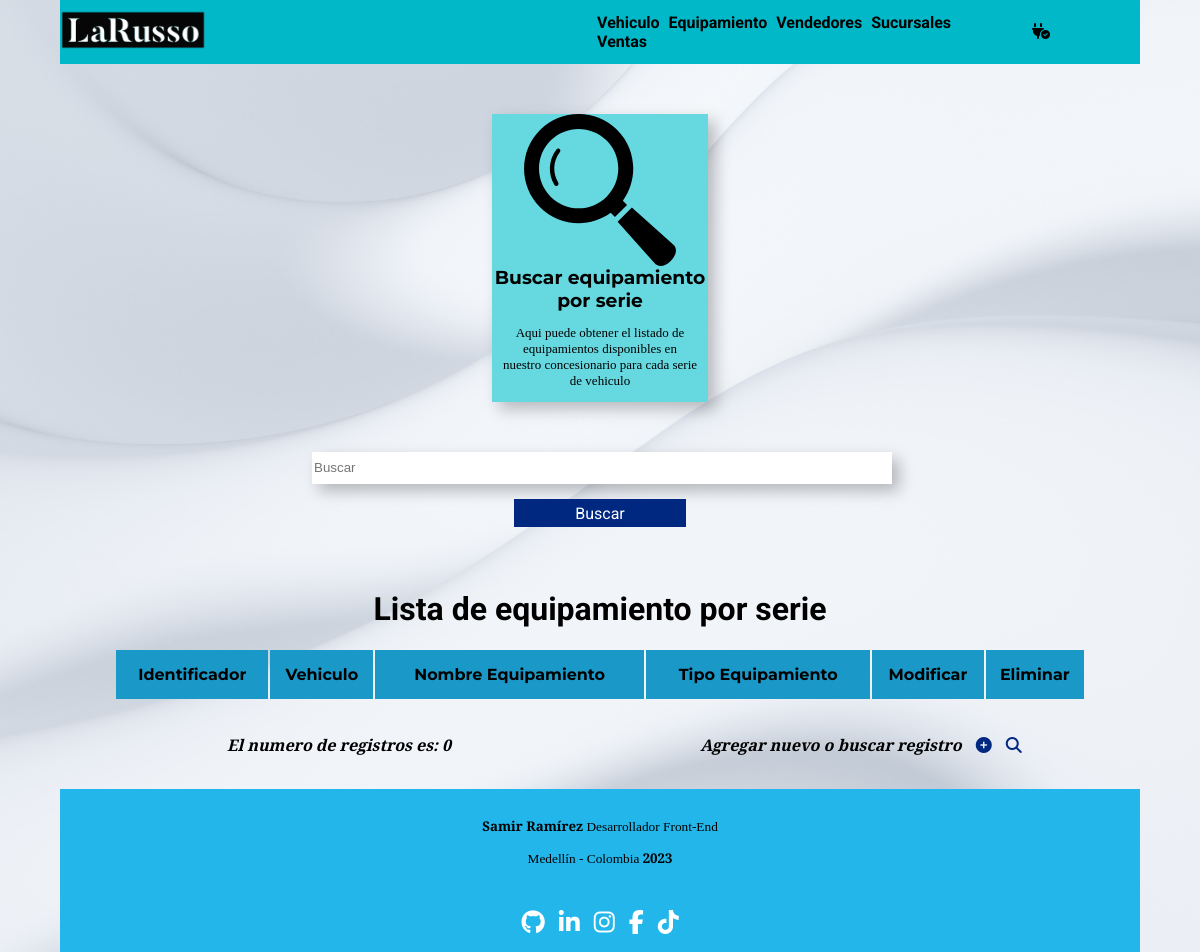
/equipamiento/crear/equipamientoxmodelo/consultar/index-consulta.php, run on an earlier commit of the app's database.
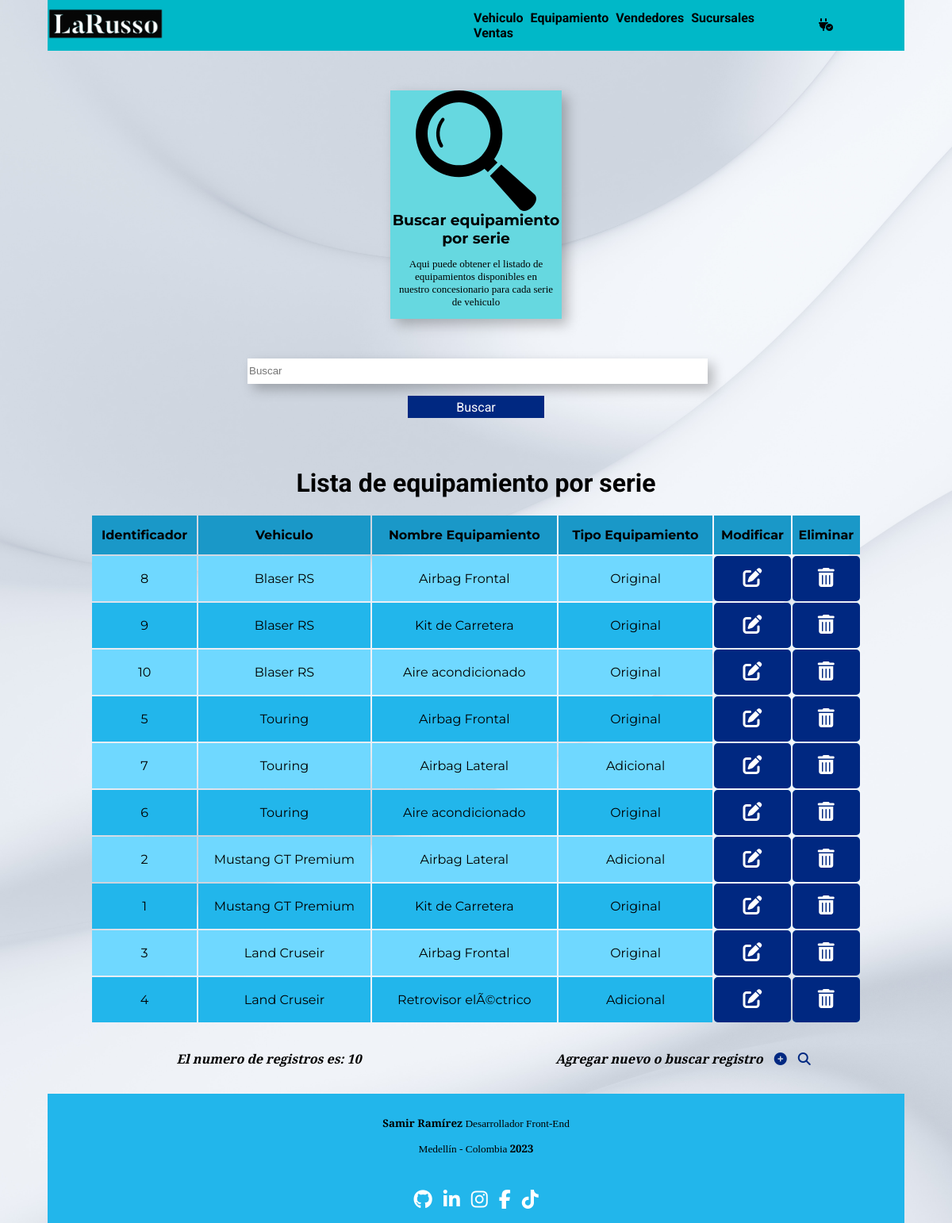
And on a later commit of the database.
### tables this page shows
CREATE TABLE `equipamiento_x_modelo` (
  `id_eq_x_modelo` int(8) NOT NULL,
  `Id_vehiculo` int(8) NOT NULL,
  `id_equipamiento` int(8) NOT NULL,
  `id_tipo_eq` int(8) NOT NULL
);

CREATE TABLE `vehiculos` (
  `Id_vehiculo` int(8) NOT NULL,
  `marca_veh` varchar(30) NOT NULL,
  `serie_veh` varchar(30) NOT NULL,
  `modelo_veh` varchar(5) NOT NULL,
  `bastidor_veh` varchar(20) NOT NULL,
  `potencia_veh` varchar(20) NOT NULL,
  `motor_veh` varchar(15) NOT NULL,
  `nro_cilindros_veh` varchar(10) NOT NULL,
  `cilindrada_veh` varchar(10) NOT NULL,
  `precio_veh` int(15) NOT NULL,
  `descuento_veh` decimal(5,0) NOT NULL
);

CREATE TABLE `equipamiento` (
  `id_equipamiento` int(8) NOT NULL,
  `nombre_eq` varchar(30) NOT NULL,
  `precio_eq` int(7) NOT NULL
);

CREATE TABLE `tipo_equipamiento` (
  `id_tipo_eq` int(8) NOT NULL,
  `nombre_tipo_eq` varchar(30) NOT NULL
);

### equipamiento/crear/equipamientoxmodelo/consultar/function-consulta.php (the view)
<?php
    if(isset($_POST["bscr"])) {
        $search= $_POST["bscr"];
        $consult= "SELECT exm.*, m.serie_veh, ne.nombre_eq, te.nombre_tipo_eq FROM equipamiento_x_modelo AS exm JOIN vehiculos AS m ON exm.Id_vehiculo=m.Id_vehiculo JOIN equipamiento AS ne ON exm.id_equipamiento=ne.id_equipamiento JOIN tipo_equipamiento AS te ON exm.id_tipo_eq=te.id_tipo_eq WHERE id_eq_x_modelo LIKE '%$search' OR serie_veh LIKE '%$search' OR nombre_eq LIKE '%$search' OR nombre_tipo_eq LIKE '%$search' ";
        if($result= mysqli_query($cnx, $consult)){
            echo "<table class='list-tipo'>
            <tr class='row-table'>
                <th class='th-table'>Identificador</th>
                <th class='th-table'>Vehiculo</th>
                <th class='th-table'>Nombre equipamiento</th>
                <th class='th-table'>Tipo equipamiento</th>
                <th class='th-table'>Modificar</th>
                <th class='th-table'>Eliminar</th>
            </tr>";
            while($rows= mysqli_fetch_array($result)) {
                echo "<tr class='row-td-table'>
                <td class='td-table'>". $rows['id_eq_x_modelo'] ."</td>
                <td class='td-table'>". $rows['serie_veh'] ."</td>
                <td class='td-table'>". $rows['nombre_eq'] ."</td>
                <td class='td-table'>". $rows['nombre_tipo_eq'] ."</td>
                <td class='td-table-btn'>
                    <a class='td-btn-table' href='editar/index.php?ide=" .$rows['id_eq_x_modelo']. "'>
                        <i class='fa-solid fa-pen-to-square'></i>
                    </a>
                </td>
                <td class='td-table-btn'>
                    <a class='td-btn-table' href='eliminar/index.php?ide="  .$rows['id_eq_x_modelo']. "'>
                        <i class='fa-solid fa-trash-can'></i>
                    </a>
                </td>
            </tr>";
            }
        echo "</table>";
        $numrows= mysqli_num_rows($result);
        echo "<h3 class= 'counter'>Se han encontrado $numrows registros</h3>";
        }
    } else {
        $cnslt= "SELECT exm.*, m.serie_veh, ne.nombre_eq, te.nombre_tipo_eq FROM equipamiento_x_modelo AS exm JOIN vehiculos AS m ON exm.Id_vehiculo=m.Id_vehiculo JOIN equipamiento AS ne ON exm.id_equipamiento=ne.id_equipamiento JOIN tipo_equipamiento AS te ON exm.id_tipo_eq=te.id_tipo_eq";
    if($rslt= mysqli_query($cnx, $cnslt)) {
        echo "<table class='list-tipo'>
        <tr class='row-table'>
            <th class='th-table'>Identificador</th>
            <th class='th-table'>Vehiculo</th>
            <th class='th-table'>Nombre Equipamiento</th>
            <th class='th-table'>Tipo Equipamiento</th>
            <th class='th-table'>Modificar</th>
            <th class='th-table'>Eliminar</th>
        </tr>";
        while($rows= mysqli_fetch_array($rslt)) {
            echo "<tr class='row-td-table'>
            <td class='td-table'>". $rows['id_eq_x_modelo'] ."</td>
            <td class='td-table'>". $rows['serie_veh'] ."</td>
            <td class='td-table'>". $rows['nombre_eq'] ."</td>
            <td class='td-table'>". $rows['nombre_tipo_eq'] ."</td>
            <td class='td-table-btn'>
                <a class='td-btn-table' href='editar/frm-edit.php?ide=" .$rows['id_eq_x_modelo']. "'>
                    <i class='fa-solid fa-pen-to-square'></i>
                </a>
            </td>
            <td class='td-table-btn'>
                <a class='td-btn-table' href='borrar/confirm-delete.php?ide=" .$rows['id_eq_x_modelo']. "'>
                    <i class='fa-solid fa-trash-can'></i>
                </a>
            </td>
        </tr>";
        }
        echo "</table>";
        $numrows= mysqli_num_rows($rslt);
        echo "<div class='cont-count-add'>
        <div class='count'>
            <h2 class='h2-count'>
                El numero de registros es: $numrows
            </h2>
        </div>
        <div class='add'>
            <h2 class='h2-add'>
                Agregar nuevo o buscar registro
                <a href='../crear/form.php' class='a-add'>
                    <i class='fa-solid fa-circle-plus'></i>
                </a>
                <a href='#' class= 'a-add'>
                     <i class='fa-solid fa-magnifying-glass'></i>
                 </a>
            </h2>
        </div>
    </div>";
        }
    }
?>

What changed in the data, as far as the page shows it:
added equipamiento_x_modelo: id_eq_x_modelo "8", Id_vehiculo.serie_veh "Blaser RS", id_equipamiento.nombre_eq "Airbag Frontal", id_tipo_eq.nombre_tipo_eq "Original"
added equipamiento_x_modelo: id_eq_x_modelo "9", Id_vehiculo.serie_veh "Blaser RS", id_equipamiento.nombre_eq "Kit de Carretera", id_tipo_eq.nombre_tipo_eq "Original"
added equipamiento_x_modelo: id_eq_x_modelo "10", Id_vehiculo.serie_veh "Blaser RS", id_equipamiento.nombre_eq "Aire acondicionado", id_tipo_eq.nombre_tipo_eq "Original"
added equipamiento_x_modelo: id_eq_x_modelo "5", Id_vehiculo.serie_veh "Touring", id_equipamiento.nombre_eq "Airbag Frontal", id_tipo_eq.nombre_tipo_eq "Original"
added equipamiento_x_modelo: id_eq_x_modelo "7", Id_vehiculo.serie_veh "Touring", id_equipamiento.nombre_eq "Airbag Lateral", id_tipo_eq.nombre_tipo_eq "Adicional"
added equipamiento_x_modelo: id_eq_x_modelo "6", Id_vehiculo.serie_veh "Touring", id_equipamiento.nombre_eq "Aire acondicionado", id_tipo_eq.nombre_tipo_eq "Original"
added equipamiento_x_modelo: id_eq_x_modelo "2", Id_vehiculo.serie_veh "Mustang GT Premium", id_equipamiento.nombre_eq "Airbag Lateral", id_tipo_eq.nombre_tipo_eq "Adicional"
added equipamiento_x_modelo: id_eq_x_modelo "1", Id_vehiculo.serie_veh "Mustang GT Premium", id_equipamiento.nombre_eq "Kit de Carretera", id_tipo_eq.nombre_tipo_eq "Original"
added equipamiento_x_modelo: id_eq_x_modelo "3", Id_vehiculo.serie_veh "Land Cruseir", id_equipamiento.nombre_eq "Airbag Frontal", id_tipo_eq.nombre_tipo_eq "Original"
added equipamiento_x_modelo: id_eq_x_modelo "4", Id_vehiculo.serie_veh "Land Cruseir", id_equipamiento.nombre_eq "Retrovisor elÃ©ctrico", id_tipo_eq.nombre_tipo_eq "Adicional"
Also different on the page:
$numrows: "0" → "10"
